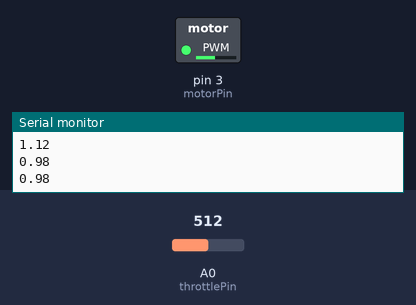
A sketch run on a simulated Arduino Uno, built with avr-gcc and run on an emulated ATmega328P. On the bench: switched loads named in the sketch (green lamp = pin HIGH), the last lines printed to the serial monitor. The test bench sets the inputs (shaded band); at power-on: A0 (throttlePin) = 512.

Above: at 1.2 s.
1.3 s: A0 (throttlePin) set to 716
At 3.0 s:
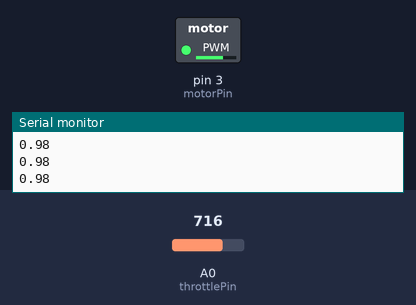
4.3 s: A0 (throttlePin) set to 1023
At 6.5 s:
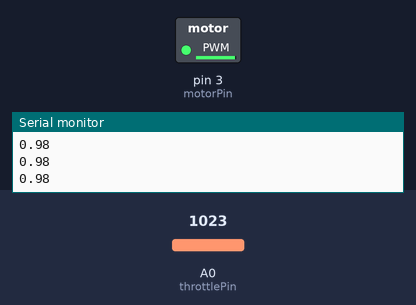
7.3 s: A0 (throttlePin) set to 245
At 9.0 s:
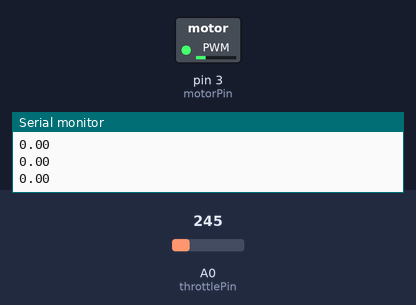
Timing chart, 0 to 10.5 s (numbered marks = the images above; inputs shaded):
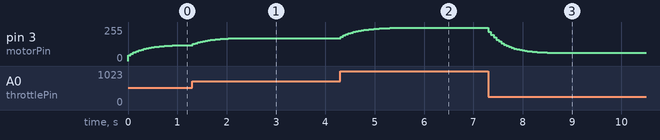

The sketch:

acceleration_ease.ino
```cpp
const int throttlePin = A0; // Analog pin where throttle (e.g., potentiometer) is connected
const int motorPin = 3;     // Digital pin where motor driver PWM input is connected

int throttleValue = 0;      // Current reading from the throttle
int lastThrottleValue = 0;  // Last throttle reading, used for debounce

int motorSpeed = 0;         // Current speed sent to the motor
int targetSpeed = 0;        // Desired speed based on throttle position

// Adjusting 'accelerationFactor' changes the "sharpness" of the ease-in acceleration.
// Examples:
// - A value of 0.5 would give a very rapid response to throttle changes.
// - A value of 0.01 would provide a very gentle and slow response to throttle changes.
float accelerationFactor = 0.14;

// Speed difference threshold: If the difference between the target speed and the
// current motor speed is below this value, motor speed is directly set to target speed.
// Examples:
// - A value of 5 would cause the motor to match the target speed sooner.
// - A value of 0 would always use the ease-in logic.
int speedDifferenceThreshold = 1;

// Debounce settings for the throttle:
// Examples:
// - If you find throttle readings are too jittery, increase 'debounceThreshold'.
// - If throttle responsiveness feels laggy, decrease 'debounceInterval'.
const int debounceThreshold = 15;
unsigned long lastThrottleChangeMillis = 0; // Timestamp of the last valid throttle change
const unsigned long debounceInterval = 50;  // Time interval for debounce

void setup() {
  pinMode(throttlePin, INPUT);
  pinMode(motorPin, OUTPUT);
  analogWrite(motorPin, motorSpeed);
  Serial.begin(9600);
}

void loop() {
  throttleValue = analogRead(throttlePin);

  // Debounce mechanism ensures that only significant changes in the throttle
  // position (beyond the 'debounceThreshold') or changes that persist
  // beyond the 'debounceInterval' are taken into account.
  if (abs(throttleValue - lastThrottleValue) > debounceThreshold ||
      millis() - lastThrottleChangeMillis > debounceInterval) {

    lastThrottleValue = throttleValue; // Update last throttle value
    lastThrottleChangeMillis = millis(); // Update timestamp of last change

    // Convert throttle reading to a speed range of 0-255 for the motor
    targetSpeed = map(throttleValue, 0, 1023, 0, 255);

    int speedDifference = targetSpeed - motorSpeed;

    // Ease-in acceleration logic: adjust motor speed based on the difference
    // between target and current speed and the acceleration factor.
    if (abs(speedDifference) <= speedDifferenceThreshold) {
      motorSpeed = targetSpeed;
    } else {
      motorSpeed += accelerationFactor * speedDifference;
    }

    // Ensure the motor speed stays within the allowable PWM range (0-255)
    if (motorSpeed < 45) {
      motorSpeed = 45;   // Example: This can be adjusted to set a different minimum speed for the motor.
    } else if (motorSpeed > 255) {
      motorSpeed = 255;  // Safety clamp to ensure PWM value doesn't exceed limits.
    }

    analogWrite(motorPin, motorSpeed); // Send speed to motor
    Serial.println(accelerationFactor * speedDifference);
  }

    delay(10);
}
```

Measured:
- after the input at 1.3 s, pin 3 (motorPin): moves from 120/255 to 171/255 over 0.83 s, starting at once
- after the input at 4.3 s, pin 3 (motorPin): moves from 171/255 to 248/255 over 0.99 s, starting at once
- after the input at 7.3 s, pin 3 (motorPin): moves from 248/255 to 61/255 over 1.3 s, starting at once
